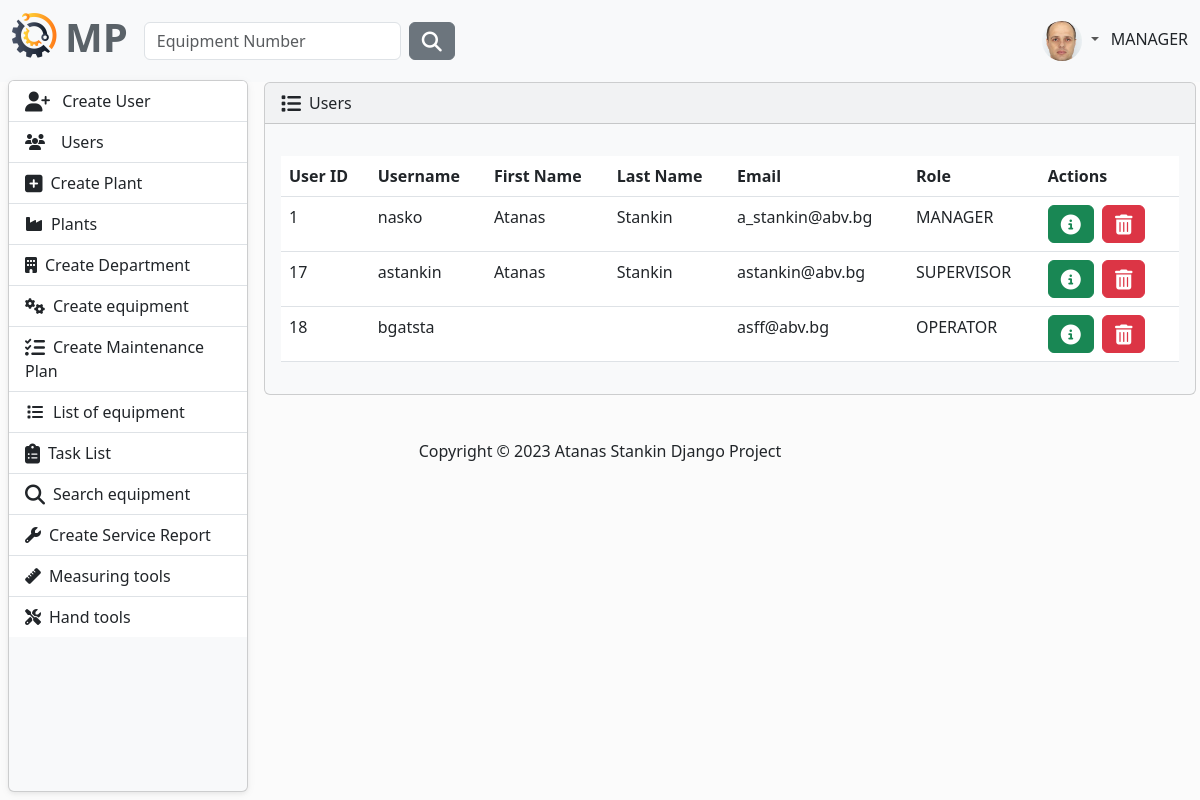
Before: /user/list/ (signed in) with the older database file.
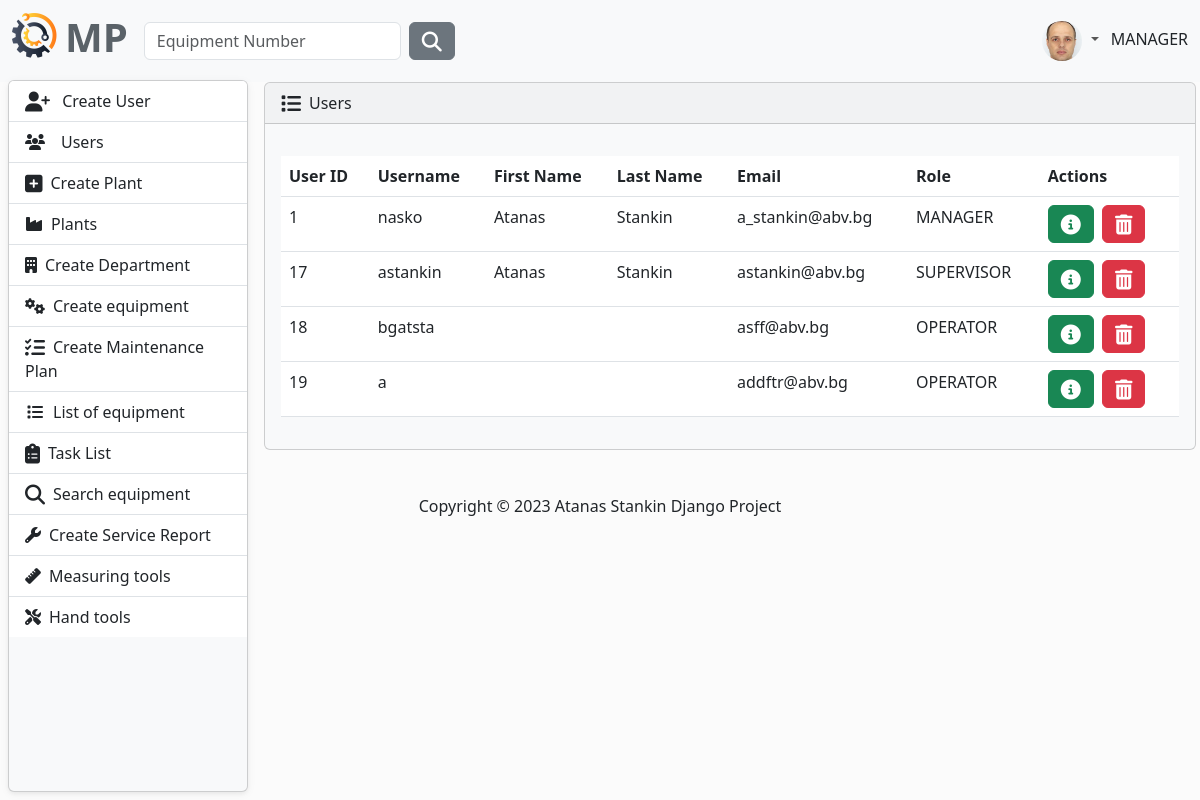
After: the same page with the newer database file.
### MaintenancePlanner/accounts/models.py (models this page shows, shortened)
class AppUser(AbstractUser, PermissionsMixin):
    username = models.CharField(
        max_length=30,
        validators=[
            MinLengthValidator(4),
        ],
        unique=True,
    )
    first_name = models.CharField(
        max_length=30,
        validators=[
            MinLengthValidator(2),
            user_name_validator,
        ]
    )
    last_name = models.CharField(
        max_length=30,
        validators=[
            MinLengthValidator(2),
            user_name_validator,
        ]
    )
    email = models.EmailField(unique=True)
    class Role(models.TextChoices):
        MANAGER = "MANAGER", 'Manager'
        SUPERVISOR = "SUPERVISOR", 'Supervisor'
        OPERATOR = "OPERATOR", 'Operator'
    role = models.CharField(max_length=50, choices=Role.choices)
    @property
    def full_name(self):
        return f'{self.first_name} {self.last_name}'

class Profile(models.Model):
    user = models.OneToOneField(AppUser, on_delete=models.CASCADE)
    image = models.ImageField(
        default='images/default.jpg',
        null=True,
        blank=True,
        upload_to='images/'
    )

### MaintenancePlanner/accounts/views.py (the view)
# urls.py: path('list/', ListUsers.as_view(), name='users-list'),
class ListUsers(LoginRequiredMixin, AllowedUsersMixin, ListView):
    allowed_roles = ['MANAGER', 'SUPERVISOR']
    model = AppUser
    template_name = 'users-list.html'
    context_object_name = 'users'

### MaintenancePlanner/accounts/mixins.py (called while the page is built)
    def dispatch(self, request, *args, **kwargs):
        if request.user.role in self.allowed_roles:
            return super().dispatch(request, *args, **kwargs)
        else:
            return redirect('home-page')

### MaintenancePlanner/accounts/templates/users-list.html (shortened to what this page needs)
{% extends "base.html" %}
{% block content %}
    <article>
        <div class="card bg-light ms-1 me-4 mb-4 mt-0">
            <div class="card-header">
                <i class="fa-solid fa-list fa-lg me-2"></i>Users
            </div>
            <div class="card-body">
                <p class="card-text">
                <div class="table-responsive">
                    <table class="table table-hover">
                        <thead>
                        <tr>
                            <th scope="col">User ID</th>
                            <th scope="col">Username</th>
                            <th scope="col">First Name</th>
                            <th scope="col">Last Name</th>
                            <th scope="col">Email</th>
                            <th scope="col">Role</th>
                            <th scope="col">Actions</th>
                        </tr>
                        </thead>
                        <tbody>
                        {% for user in  users %}
                            <tr>
                                <td>{{ user.id }}</td>
                                <td>{{ user.username }}</td>
                                <td>{{ user.first_name }}</td>
                                <td>{{ user.last_name }}</td>
                                <td>{{ user.email }}</td>
                                <td>{{ user.role }}</td>
                                <td>
                                    <button type="button" class="btn btn-success me-1"
                                            href="#" data-bs-toggle="modal"
                                            data-bs-target="#myModal{{ user.id }}">
                                        <i class="fa-solid fa-circle-info fa-lg"></i>
                                    </button>
                                    {% include 'partials/modal-profile-info.html' %}
                                    <button type="button" class="btn btn-danger me-1"
                                            href="#"
                                            data-bs-toggle="modal"
                                            data-bs-target="#myModal2{{ user.id }}">
                                        <i class="fa-solid fa-trash-can fa-lg"></i>
                                    </button>
                                </td>
                            </tr>
                        {% endfor %}
    </article>
{% endblock %}

### templates/base.html (shortened to what this page needs)
{% load static %}
<!DOCTYPE html>
<html lang="en">
{% include 'partials/head.html' %}
<body>
{% include 'partials/navbar.html' %}
<main>
    {% block content %}
    {% endblock %}
</main>
{% if user.is_authenticated %}
    <aside>
        {% include 'partials/sidebar.html' %}
    </aside>
{% endif %}
{% include 'partials/footer.html' %}
</body>
</html>

### templates/partials/head.html (shortened to what this page needs)
{% load static %}
<head>
    <link rel="stylesheet" href="{% static 'css/layout.css' %}">
    <link rel="stylesheet" href="https://cdnjs.cloudflare.com/ajax/libs/font-awesome/6.4.0/css/all.min.css"
/>
    <link href="https://cdn.jsdelivr.net/npm/bootstrap@5.3.0-alpha3/dist/css/bootstrap.min.css" rel="stylesheet"
>
    <link rel="stylesheet" href="{% static 'css/body.css' %}">
    {% if  user.is_authenticated %}
        <link rel="stylesheet" href="{% static 'css/side-bar.css' %}">
        <link rel="stylesheet" href="{% static 'css/layout.css' %}">
    {% endif %}
</head>

### templates/partials/navbar.html (shortened to what this page needs)
{% load static %}
<nav class="navbar navbar-expand-lg bg-light" data-bs-theme="light">
    <div class="container-fluid">
        <a class="navbar-brand" href="{% url 'home-page' %}">
            <ul class="navbar-nav ms-auto d-flex flex-row">
                <li><img class="logo me-2" src="{% static 'img/logo.png' %}" alt="logo"></li>
                <li><h1 style="color: #5a6268; font-weight: bold">MP</h1></li>
            </ul>
        </a>
        <div class="collapse navbar-collapse" id="navbarColor01">
            {% if user.is_authenticated %}
                <form class="d-flex" method=POST action="{% url 'search-equipment' %}">
                    <input class="form-control me-sm-2" type="search" placeholder="Equipment Number"
                           name="number">
                    <button class="btn btn-secondary my-2 my-sm-0" type="submit"><i
                            class="fa-solid fa-magnifying-glass fa-lg"></i></button>
                </form>
            {% endif %}
            <ul class="navbar-nav ms-auto d-flex flex-row">
                {% if not request.user.is_authenticated %}
                    <li class="nav-item">
                        <a class="nav-link" href="{% url 'login' %}"><i
                                class="fa-solid fa-right-to-bracket fa-lg me-2"></i>Sig In
                        </a>
                    </li>
                {% else %}
                    <li class="nav-item dropdown">
                        <div class="btn-group dropdown">
                            <a class="nav-link dropdown-toggle" data-bs-toggle="dropdown" href="#" role="button"
                               aria-haspopup="true" aria-expanded="false">
                                {% if user.profile.image %}
                                    <img src="{{ user.profile.image.url }}" class="rounded-circle" height="40"
                                         loading="lazy"/>
                                {% else %}
                                    <img src="{% static 'img/profile-img.png' %}" class="rounded-circle" height="40"
                                         loading="lazy"/>
                                {% endif %}
                            </a>
                        </div>
                        {{ request.user.role }}
                    </li>
                {% endif %}
            </ul>
        </div>
    </div>
</nav>

### MaintenancePlanner/accounts/templates/partials/modal-profile-info.html (shortened to what this page needs)
</div>

### templates/partials/sidebar.html
<nav id="sidebarMenu" class="collapse d-lg-block sidebar card bg-light ms-2 me-2 mb-2 mt-0">
    <div class="position-sticky">
        <div class="list-group list-group-flush mx-0 mt-0">
            {% if request.user.role == 'MANAGER' %}
                <a class="list-group-item list-group-item-action py-2 ripple" href="{% url 'register' %}">
                    <i class="fa-solid fa-user-plus fa-lg me-2"></i>
                    Create User
                </a>
                <a href="{% url 'users-list' %}" class="list-group-item list-group-item-action py-2 ripple">
                    <i class="fas fa-users fa-fw me-3"></i><span>Users</span>
                </a>
                <a href="{% url 'create-plant' %}" class="list-group-item list-group-item-action py-2 ripple">
                    <i class="fa-solid fa-square-plus fa-lg me-2"></i><span>Create Plant</span>
                </a>
                <a href="{% url 'plants-list' %}" class="list-group-item list-group-item-action py-2 ripple">
                    <i class="fa-solid fa-industry me-2"></i><span>Plants</span>
                </a>
            {% elif request.user.role == 'OPERATOR' %}
                <a href="{% url 'user-task-list' %}" class="list-group-item list-group-item-action py-2 ripple"
                   aria-current="true">
                    <i class="fas fa-tachometer-alt fa-fw me-2"></i><span>My Tasks</span>
                </a>
            {% endif %}
            {% if request.user.role == 'MANAGER' or request.user.role == 'SUPERVISOR' %}
                <a href="{% url 'create-department' %}" class="list-group-item list-group-item-action py-2 ripple">
                    <i class="fa-solid fa-building me-2"></i><span>Create Department</span>
                </a>
                <a href="{% url 'create-equipment' %}" class="list-group-item list-group-item-action py-2 ripple">
                    <i class="fa-solid fa-gears me-2"></i><span>Create equipment</span>
                </a>
                <a href="{% url 'create-maintenance-plan' %}" class="list-group-item list-group-item-action py-2 ripple">
                    <i class="fa-solid fa-list-check fa-lg me-2"></i><span>Create Maintenance Plan</span>
                </a>
            {% endif %}
            <a href="{% url 'equipment-list' %}" class="list-group-item list-group-item-action py-2 ripple">
                <i class="fa-solid fa-list fa-fw me-2"></i><span>List of equipment</span>
            </a>
            {% if request.user.role == 'MANAGER' or request.user.role == 'SUPERVISOR' %}
                <a href="{% url 'all-tasks' %}" class="list-group-item list-group-item-action py-2 ripple">
                    <i class="fa-solid fa-clipboard-list fa-lg me-2"></i><span>Task List</span>
                </a>
            {% endif %}
            <a href="{% url 'advanced-search-equipment' %}" class="list-group-item list-group-item-action py-2 ripple">
                <i class="fa-solid fa-magnifying-glass fa-lg me-2"></i><span>Search equipment</span>
            </a>
            <a href="{% url 'create-service-report' %}" class="list-group-item list-group-item-action py-2 ripple">
                <i class="fa-solid fa-wrench la-lg me-2"></i><span>Create Service Report</span>
            </a>
            <a href="#" class="list-group-item list-group-item-action py-2 ripple">
                <i class="fa-solid fa-ruler me-2"></i><span>Measuring tools</span>
            </a>
            <a href="#" class="list-group-item list-group-item-action py-2 ripple">
                <i class="fa-solid fa-screwdriver-wrench me-2"></i><span>Hand tools</span>
            </a>
        </div>
    </div>
</nav>

### templates/partials/footer.html (shortened to what this page needs)
<footer class="mt-auto mb-4">
    <div class="text-center">
        <p>
            Copyright &copy;
            Atanas Stankin Django Project
        </p>
    </div>
</footer>

### static/css/layout.css (style rules this page uses)
body { background-color: #fbfbfb; }
article { grid-area: content; margin-left: 20px; width: 100%; }
footer { padding: 20px; grid-area: footer; }

### static/css/body.css (style rules this page uses)
main { width: 100%; height: auto; margin: 0 auto; display: flex; flex-direction: column; }

### static/css/side-bar.css (style rules this page uses)
body { background-color: #fbfbfb; }
@media (min-width: 991.98px) { main { padding-left: 240px; } }
.sidebar { position: fixed; top: 80px; bottom: 0; left: 0; padding: 0 0 0; box-shadow: 0 2px 5px 0 rgb(0 0 0 / 5%), 0 2px 10px 0 rgb(0 0 0 / 5%); width: 240px; z-index: 600; overflow: hidden; }

Changed rows visible on the page:
added AppUser: id "19", username "a", email "addftr@abv.bg", role "OPERATOR"
